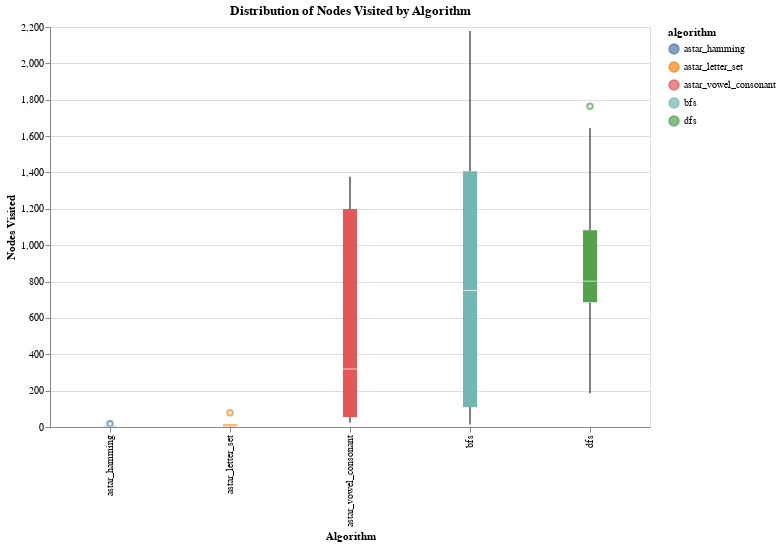

The notebook cell this image was saved under:
### Code cell
create_boxplot(custom_results, value_col='nodes_visited')

### Figure 1 — Vega-Lite specification as saved in the notebook (floating-point values rounded to 4 significant figures)
{"config": {"view": {"continuousWidth": 300, "continuousHeight": 300}}, "data": {"name": "data-ea8931bdc9f17252df0c9b52fed4317b"}, "mark": {"type": "boxplot"}, "encoding": {"color": {"field": "algorithm", "type": "nominal"}, "x": {"field": "algorithm", "title": "Algorithm", "type": "nominal"}, "y": {"field": "nodes_visited", "title": "Nodes Visited", "type": "quantitative"}}, "height": 400, "title": "Distribution of Nodes Visited by Algorithm", "width": 600, "$schema": "https://vega.github.io/schema/vega-lite/v5.20.1.json", "datasets": {"data-ea8931bdc9f17252df0c9b52fed4317b": [{"simulation": 0, "algorithm": "bfs", "word_length": 3, "start_word": "cat", "target_word": "dog", "path_found": true, "path_length": 3, "path_cost": 3, "nodes_visited": 931, "max_frontier_size": 6611, "time": 0.426}, {"simulation": 0, "algorithm": "dfs", "word_length": 3, "start_word": "cat", "target_word": "dog", "path_found": true, "path_length": 711, "path_cost": 711, "nodes_visited": 715, "max_frontier_size": 9537, "time": 0.1118}, {"simulation": 0, "algorithm": "astar_hamming", "word_length": 3, "start_word": "cat", "target_word": "dog", "path_found": true, "path_length": 3, "path_cost": 3, "nodes_visited": 6, "max_frontier_size": 145, "time": 0.0001569}, {"simulation": 0, "algorithm": "astar_letter_set", "word_length": 3, "start_word": "cat", "target_word": "dog", "path_found": true, "path_length": 3, "path_cost": 3, "nodes_visited": 11, "max_frontier_size": 270, "time": 0.000246}, {"simulation": 0, "algorithm": "astar_vowel_consonant", "word_length": 3, "start_word": "cat", "target_word": "dog", "path_found": true, "path_length": 3, "path_cost": 3, "nodes_visited": 359, "max_frontier_size": 4766, "time": 0.07651}, {"simulation": 1, "algorithm": "bfs", "word_length": 3, "start_word": "hit", "target_word": "cog", "path_found": true, "path_length": 3, "path_cost": 3, "nodes_visited": 571, "max_frontier_size": 6055, "time": 0.1362}, {"simulation": 1, "algorithm": "dfs", "word_length": 3, "start_word": "hit", "target_word": "cog", "path_found": true, "path_length": 825, "path_cost": 825, "nodes_visited": 838, "max_frontier_size": 10254, "time": 0.179}, {"simulation": 1, "algorithm": "astar_hamming", "word_length": 3, "start_word": "hit", "target_word": "cog", "path_found": true, "path_length": 3, "path_cost": 3, "nodes_visited": 4, "max_frontier_size": 57, "time": 0.0001087}, {"simulation": 1, "algorithm": "astar_letter_set", "word_length": 3, "start_word": "hit", "target_word": "cog", "path_found": true, "path_length": 3, "path_cost": 3, "nodes_visited": 4, "max_frontier_size": 57, "time": 7.105e-05}, {"simulation": 1, "algorithm": "astar_vowel_consonant", "word_length": 3, "start_word": "hit", "target_word": "cog", "path_found": true, "path_length": 3, "path_cost": 3, "nodes_visited": 279, "max_frontier_size": 3874, "time": 0.03401}, {"simulation": 2, "algorithm": "bfs", "word_length": 3, "start_word": "hot", "target_word": "dog", "path_found": true, "path_length": 2, "path_cost": 2, "nodes_visited": 142, "max_frontier_size": 2350, "time": 0.007688}, {"simulation": 2, "algorithm": "dfs", "word_length": 3, "start_word": "hot", "target_word": "dog", "path_found": true, "path_length": 595, "path_cost": 595, "nodes_visited": 597, "max_frontier_size": 8576, "time": 0.0669}, {"simulation": 2, "algorithm": "astar_hamming", "word_length": 3, "start_word": "hot", "target_word": "dog", "path_found": true, "path_length": 2, "path_cost": 2, "nodes_visited": 3, "max_frontier_size": 55, "time": 9.203e-05}, {"simulation": 2, "algorithm": "astar_letter_set", "word_length": 3, "start_word": "hot", "target_word": "dog", "path_found": true, "path_length": 2, "path_cost": 2, "nodes_visited": 4, "max_frontier_size": 82, "time": 0.000114}, {"simulation": 2, "algorithm": "astar_vowel_consonant", "word_length": 3, "start_word": "hot", "target_word": "dog", "path_found": true, "path_length": 2, "path_cost": 2, "nodes_visited": 63, "max_frontier_size": 1228, "time": 0.003861}, {"simulation": 3, "algorithm": "bfs", "word_length": 3, "start_word": "bat", "target_word": "rat", "path_found": true, "path_length": 1, "path_cost": 1, "nodes_visited": 14, "max_frontier_size": 359, "time": 0.0002112}, {"simulation": 3, "algorithm": "dfs", "word_length": 3, "start_word": "bat", "target_word": "rat", "path_found": true, "path_length": 761, "path_cost": 761, "nodes_visited": 766, "max_frontier_size": 10048, "time": 0.1071}, {"simulation": 3, "algorithm": "astar_hamming", "word_length": 3, "start_word": "bat", "target_word": "rat", "path_found": true, "path_length": 1, "path_cost": 1, "nodes_visited": 2, "max_frontier_size": 38, "time": 6.294e-05}, {"simulation": 3, "algorithm": "astar_letter_set", "word_length": 3, "start_word": "bat", "target_word": "rat", "path_found": true, "path_length": 1, "path_cost": 1, "nodes_visited": 2, "max_frontier_size": 38, "time": 4.888e-05}, {"simulation": 3, "algorithm": "astar_vowel_consonant", "word_length": 3, "start_word": "bat", "target_word": "rat", "path_found": true, "path_length": 1, "path_cost": 1, "nodes_visited": 29, "max_frontier_size": 695, "time": 0.001689}, {"simulation": 0, "algorithm": "bfs", "word_length": 4, "start_word": "play", "target_word": "work", "path_found": true, "path_length": 5, "path_cost": 5, "nodes_visited": 1282, "max_frontier_size": 6155, "time": 0.2989}, {"simulation": 0, "algorithm": "dfs", "word_length": 4, "start_word": "play", "target_word": "work", "path_found": true, "path_length": 1634, "path_cost": 1634, "nodes_visited": 1645, "max_frontier_size": 14991, "time": 0.3312}, {"simulation": 0, "algorithm": "astar_hamming", "word_length": 4, "start_word": "play", "target_word": "work", "path_found": true, "path_length": 5, "path_cost": 5, "nodes_visited": 18, "max_frontier_size": 157, "time": 0.0002449}, {"simulation": 0, "algorithm": "astar_letter_set", "word_length": 4, "start_word": "play", "target_word": "work", "path_found": true, "path_length": 5, "path_cost": 5, "nodes_visited": 78, "max_frontier_size": 620, "time": 0.001429}, {"simulation": 0, "algorithm": "astar_vowel_consonant", "word_length": 4, "start_word": "play", "target_word": "work", "path_found": true, "path_length": 5, "path_cost": 5, "nodes_visited": 1184, "max_frontier_size": 8360, "time": 0.359}, {"simulation": 1, "algorithm": "bfs", "word_length": 4, "start_word": "cold", "target_word": "warm", "path_found": true, "path_length": 4, "path_cost": 4, "nodes_visited": 2178, "max_frontier_size": 11548, "time": 1.23}, {"simulation": 1, "algorithm": "dfs", "word_length": 4, "start_word": "cold", "target_word": "warm", "path_found": true, "path_length": 184, "path_cost": 184, "nodes_visited": 185, "max_frontier_size": 2070, "time": 0.009149}, {"simulation": 1, "algorithm": "astar_hamming", "word_length": 4, "start_word": "cold", "target_word": "warm", "path_found": true, "path_length": 4, "path_cost": 4, "nodes_visited": 6, "max_frontier_size": 86, "time": 0.0001431}, {"simulation": 1, "algorithm": "astar_letter_set", "word_length": 4, "start_word": "cold", "target_word": "warm", "path_found": true, "path_length": 4, "path_cost": 4, "nodes_visited": 16, "max_frontier_size": 276, "time": 0.0002811}, {"simulation": 1, "algorithm": "astar_vowel_consonant", "word_length": 4, "start_word": "cold", "target_word": "warm", "path_found": true, "path_length": 4, "path_cost": 4, "nodes_visited": 1376, "max_frontier_size": 8904, "time": 0.5385}, {"simulation": 2, "algorithm": "bfs", "word_length": 4, "start_word": "word", "target_word": "talk", "path_found": true, "path_length": 4, "path_cost": 4, "nodes_visited": 1783, "max_frontier_size": 11141, "time": 0.8073}, {"simulation": 2, "algorithm": "dfs", "word_length": 4, "start_word": "word", "target_word": "talk", "path_found": true, "path_length": 881, "path_cost": 881, "nodes_visited": 894, "max_frontier_size": 8680, "time": 0.1109}, {"simulation": 2, "algorithm": "astar_hamming", "word_length": 4, "start_word": "word", "target_word": "talk", "path_found": true, "path_length": 4, "path_cost": 4, "nodes_visited": 5, "max_frontier_size": 68, "time": 9.394e-05}, {"simulation": 2, "algorithm": "astar_letter_set", "word_length": 4, "start_word": "word", "target_word": "talk", "path_found": true, "path_length": 4, "path_cost": 4, "nodes_visited": 14, "max_frontier_size": 187, "time": 0.00021}, {"simulation": 2, "algorithm": "astar_vowel_consonant", "word_length": 4, "start_word": "word", "target_word": "talk", "path_found": true, "path_length": 4, "path_cost": 4, "nodes_visited": 1242, "max_frontier_size": 8830, "time": 0.4083}, {"simulation": 3, "algorithm": "bfs", "word_length": 4, "start_word": "make", "target_word": "take", "path_found": true, "path_length": 1, "path_cost": 1, "nodes_visited": 16, "max_frontier_size": 315, "time": 0.0002069}, {"simulation": 3, "algorithm": "dfs", "word_length": 4, "start_word": "make", "target_word": "take", "path_found": true, "path_length": 1734, "path_cost": 1734, "nodes_visited": 1764, "max_frontier_size": 15313, "time": 0.4436}, {"simulation": 3, "algorithm": "astar_hamming", "word_length": 4, "start_word": "make", "target_word": "take", "path_found": true, "path_length": 1, "path_cost": 1, "nodes_visited": 2, "max_frontier_size": 24, "time": 5.102e-05}, {"simulation": 3, "algorithm": "astar_letter_set", "word_length": 4, "start_word": "make", "target_word": "take", "path_found": true, "path_length": 1, "path_cost": 1, "nodes_visited": 2, "max_frontier_size": 24, "time": 5.722e-05}, {"simulation": 3, "algorithm": "astar_vowel_consonant", "word_length": 4, "start_word": "make", "target_word": "take", "path_found": true, "path_length": 1, "path_cost": 1, "nodes_visited": 24, "max_frontier_size": 411, "time": 0.0009408}]}}
